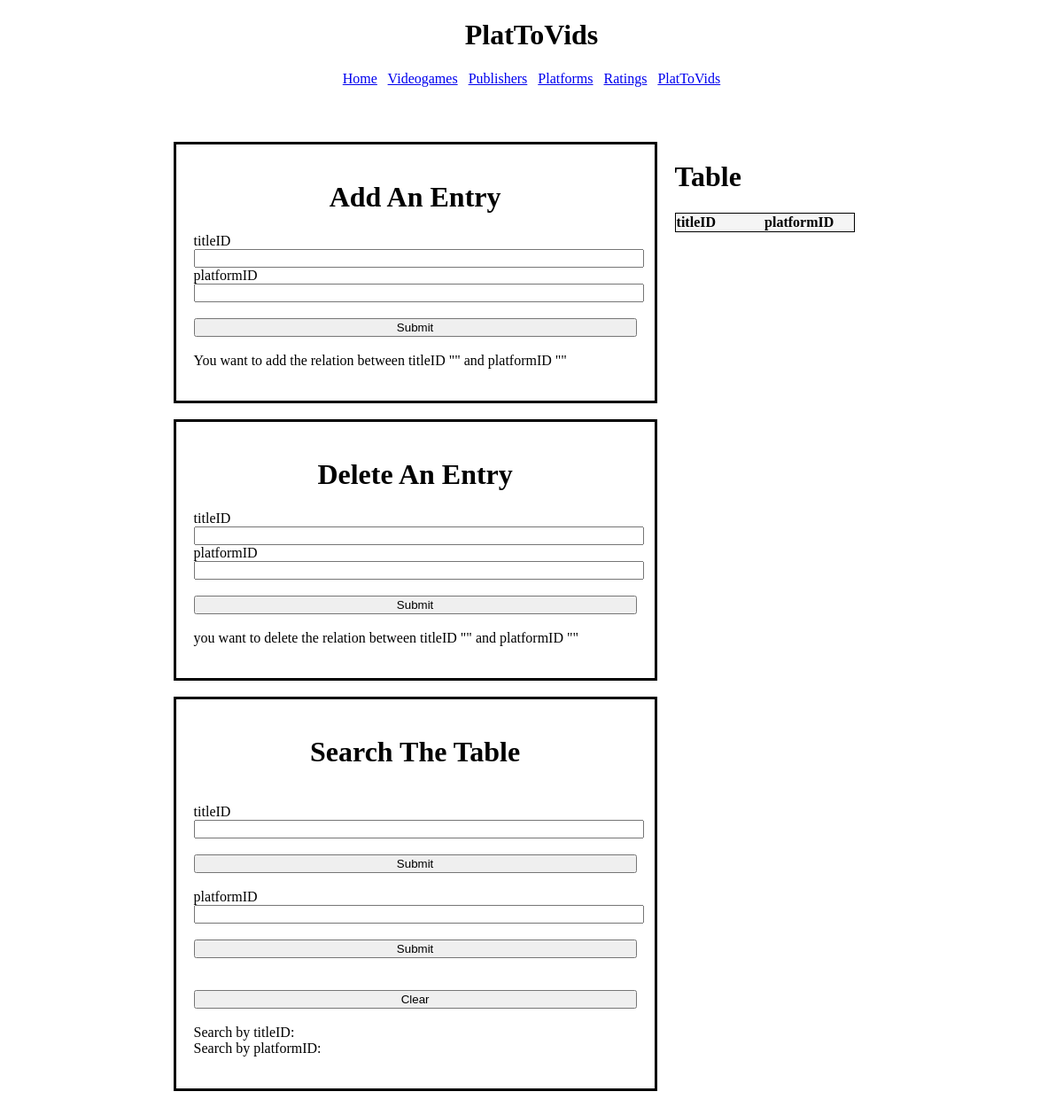
The page /PlatToVids.php on the database as committed earlier.
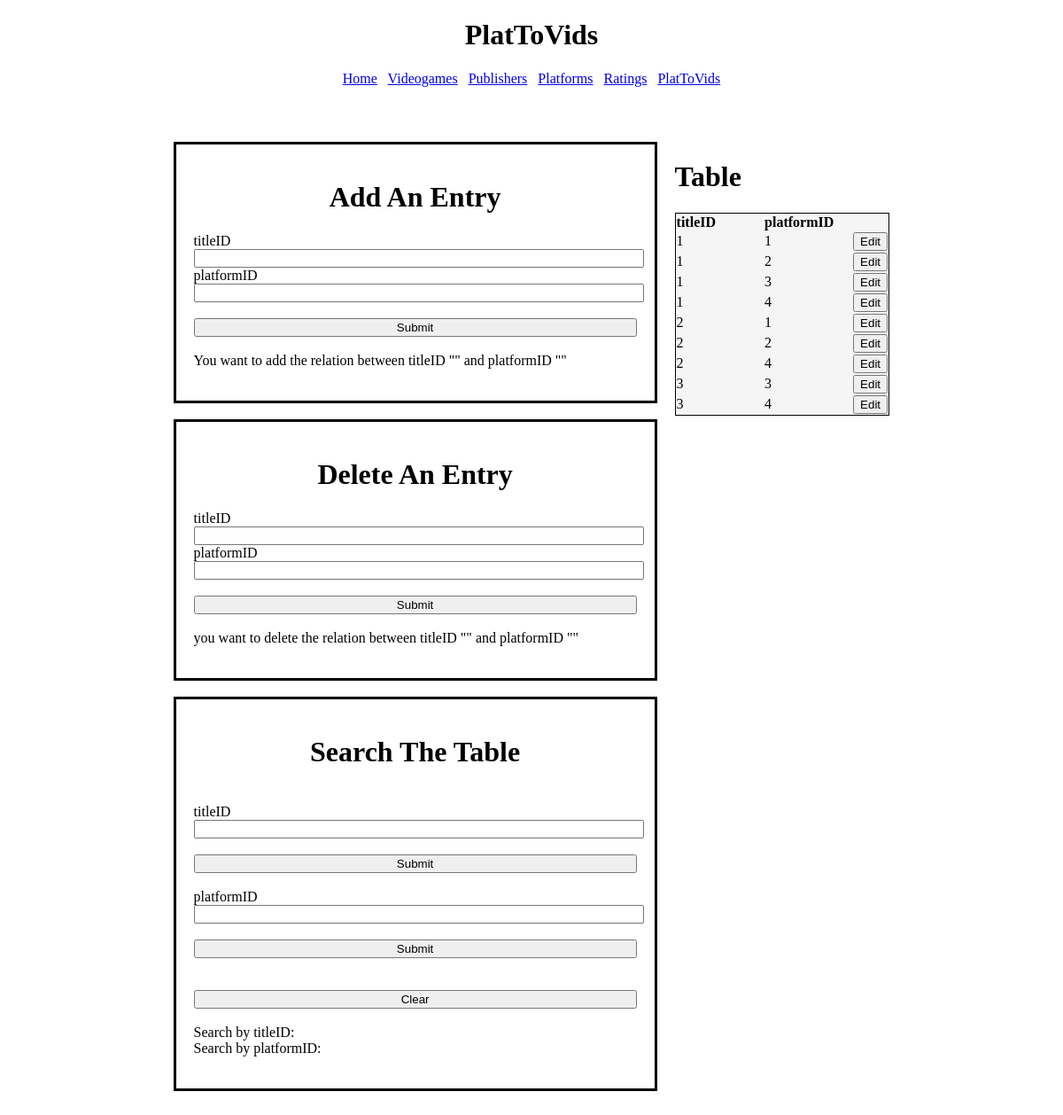
The same page on the database as committed later.
### tables this page shows
CREATE TABLE `PlatToVids` (
  `titleID` int(11) NOT NULL DEFAULT '0',
  `platformID` int(11) DEFAULT '0',
  PRIMARY KEY (`titleID`,`platformID`),
  KEY `platformID` (`platformID`),
  CONSTRAINT `PlatToVids_ibfk_1` FOREIGN KEY (`titleID`) REFERENCES `Videogames` (`titleID`) ON DELETE CASCADE ON UPDATE CASCADE,
  CONSTRAINT `PlatToVids_ibfk_2` FOREIGN KEY (`platformID`) REFERENCES `Platforms` (`platformID`) ON DELETE CASCADE ON UPDATE CASCADE
);

### dbhost.php (called while the page is built, shortened)
<?php
 $who = 1;
 if ($who == 0){
    $username = "cs340_rosenauk";
    $password = "8003";
    $host = "classmysql.engr.oregonstate.edu";
    $connector = mysql_connect($host, $username, $password)
        or die("Unable to connect");
    $selected = mysql_select_db("cs340_rosenauk", $connector)
        or die("Unable to connect");
    $person = 'rosenauk';
 } else {
    $person = 'hernafra';
 }
?>

### PlatToVids.php (the view, shortened to what this page needs)
<?php
 include_once 'dbhost.php';
 ?>
<!doctype html>
<html lang="en">
<head>
</head>
<body>
		<?php
		$result = mysql_query("SELECT * FROM PlatToVids ORDER BY titleID ASC");
		?>
	<h1 style="text-align:center;">
		PlatToVids
	</h1>
	<p style="text-align:center;">
		<?php
			echo "<a href='" . htmlspecialchars("https://web.engr.oregonstate.edu/~"
			. urlencode($person) . "/cs340/index.php") . "'>Home</a>";
		?>
		<?php
			echo "<a href='" . htmlspecialchars("https://web.engr.oregonstate.edu/~"
			. urlencode($person) . "/cs340/videogames.php") . "'>Videogames</a>";
		?>
		<?php
			echo "<a href='" . htmlspecialchars("https://web.engr.oregonstate.edu/~"
			. urlencode($person) . "/cs340/publishers.php") . "'>Publishers</a>";
		?>
		<?php
			echo "<a href='" . htmlspecialchars("https://web.engr.oregonstate.edu/~"
			. urlencode($person) . "/cs340/platforms.php") . "'>Platforms</a>";
		?>
		<?php
			echo "<a href='" . htmlspecialchars("https://web.engr.oregonstate.edu/~"
			. urlencode($person) . "/cs340/ratings.php") . "'>Ratings</a>";
		?>
		<?php
			echo "<a href='" . htmlspecialchars("https://web.engr.oregonstate.edu/~"
			. urlencode($person) . "/cs340/PlatToVids.php") . "'>PlatToVids</a>";
		?>
	</p>
	<br>
	<br>
<div class="row">
	<div class="column" style="margin-left:15%;">
	<div class="section">
		<p>
			<h1 style="text-align:center;">Add An Entry</h1>
			<div class="container">
				<form>
				  <label>titleID</label>
				  <input type="number" name="A_titleID"><br />
				  <label>platformID</label>
				  <input type="number" name="A_platformID"><br />
				  <br>
				  <input style="width = 100px" type="submit">
				</form>
			</div>
			<br>
			You want to add the relation between titleID "<?php echo $_GET["A_titleID"];?>" and platformID "<?php echo $_GET["A_platformID"];?>"
		</p>
	</div>
	<br>
	<div class="section">
		<p>
			<h1 style="text-align:center;">Delete An Entry</h1>
			<div class="container">
				<form>
				  <label>titleID</label>
				  <input type="number" name="D_titleID"><br />
				  <label>platformID</label>
				  <input type="number" name="D_platformID"><br />
				  <br>
				  <input style="width = 100px" type="submit">
				</form>
			</div>
			<br>
			you want to delete the relation between titleID "<?php echo $_GET["D_titleID"];?>" and platformID "<?php echo $_GET["D_platformID"];?>"
		</p>
	</div>
	<br>
	<div class="section">
		<p>
			<h1 style="text-align:center;">Search The Table</h1>
			<div class="container">
				<form>
				<br>
				  <label>titleID</label>
				  <input type="number" name="S_titleID"><br />
				  <br>
				  <input style="width = 100px" type="submit">
				</form>
				<form>
				<br>
				  <label>platformID</label>
				  <input type="number" name="S_platformID"><br />
				  <br>
				  <input style="width = 100px" type="submit">
				</form>
				<form>
				  <br>
				  <br>
				  <input style="width = 100px" type="submit" value="Clear">
				</form>
			</div>
			<br>
			Search by titleID:
			<br>
			Search by platformID:
			<br>
		</p>
	</div>
	<br>
	<br>
	<br>
	</div>
	<br>
	<div class="column">
	<p>
		<h1>Table</h1>
		<table style=" border:1px solid black; border-collapse: collapse; text-align: left;background-color: #F5F5F5;">
			<col width= "100px" />
			<col width= "100px" />
		  <tr>
			<th>titleID</th>
			<th>platformID</th>
			<th> </th>
		  </tr>
		  <?php
            while ($row = mysql_fetch_assoc($result)) {
                echo
                "<tr>
					<td>{$row['titleID']}</td>
					<td>{$row['platformID']}</td>
					<td><button>Edit</button></td>
				</tr>";
            }
            ?>
		</table>
	</p>
	</div>
</div>
</body>
</html>

### PlatToVids.php (style rules this page uses)
.container { width: 500px; clear: both; }
.container input { width: 100%; clear: both; }
.section { border-style: solid; width: fit-content; padding: 20px; }
.row { display: flex; }
.column { flex: 50%; padding: 10px; height: 300px; }

Rows that differ between the two databases and show on the page:
added plattovids: titleID "1", platformID "1"
added plattovids: titleID "1", platformID "2"
added plattovids: titleID "1", platformID "3"
added plattovids: titleID "1", platformID "4"
added plattovids: titleID "2", platformID "1"
added plattovids: titleID "2", platformID "2"
added plattovids: titleID "2", platformID "4"
added plattovids: titleID "3", platformID "3"
added plattovids: titleID "3", platformID "4"
